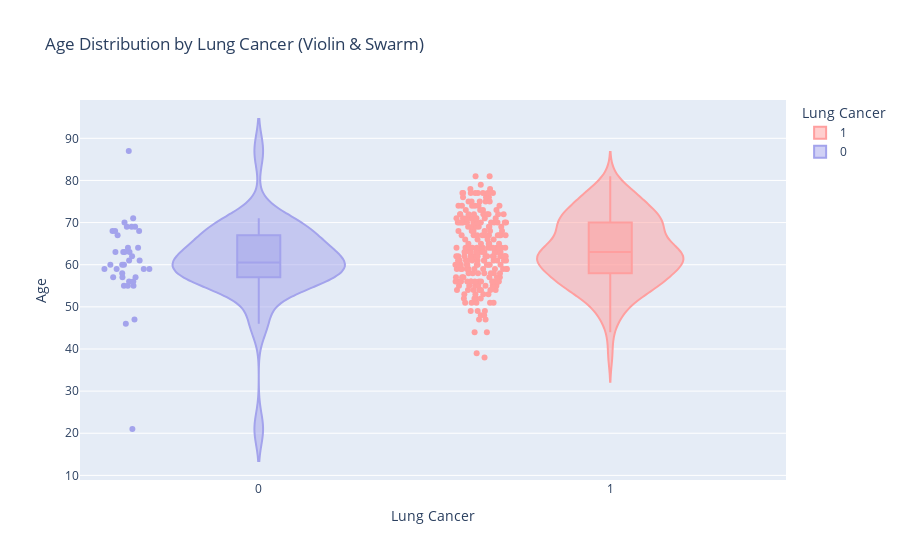

The code cell stored with this chart in its notebook:
### Code cell
plt.figure(figsize=(15,5),dpi=80)
sns.kdeplot(data=data,x='age',hue="lung_cancer",shade=True,common_norm=False,palette=['#ff9f9f','#a3a3ec'])
plt.title('Density Plot of Age by Lung Cancer',fontsize=22)
plt.legend(title='Lung Cancer',loc = 'upper right',labels=['Healthy','Lung Cancer'])
plt.show()
fig = px.violin(data, x='lung_cancer', y='age', box=True, points='all',
                title='Age Distribution by Lung Cancer (Violin & Swarm)',
                color='lung_cancer',
                category_orders={'lung_cancer': ['Yes', 'No']},
                labels={'age': 'Age', 'lung_cancer': 'Lung Cancer'},
                color_discrete_sequence=['#ff9f9f', '#a3a3ec'])
fig.update_layout(
    xaxis_title='Lung Cancer',
    yaxis_title='Age',
    legend_title='Lung Cancer',
    showlegend=True
)

fig.show()

### Figure 1 — Plotly figure (JSON) as saved in the notebook; plotly's stock layout.template omitted (floating-point values rounded to 4 significant figures; data arrays with more than 128 entries replaced by an {"elided": "..."} marker saying what was removed)
{"data": [{"alignmentgroup": "True", "box": {"visible": true}, "hovertemplate": "Lung Cancer=%{x}<br>Age=%{y}<extra></extra>", "legendgroup": "1", "marker": {"color": "#ff9f9f"}, "name": "1", "offsetgroup": "1", "orientation": "v", "points": "all", "scalegroup": "True", "showlegend": true, "x": {"elided": "238 int values"}, "x0": " ", "xaxis": "x", "y": {"elided": "238 int values"}, "y0": " ", "yaxis": "y", "type": "violin"}, {"alignmentgroup": "True", "box": {"visible": true}, "hovertemplate": "Lung Cancer=%{x}<br>Age=%{y}<extra></extra>", "legendgroup": "0", "marker": {"color": "#a3a3ec"}, "name": "0", "offsetgroup": "0", "orientation": "v", "points": "all", "scalegroup": "True", "showlegend": true, "x": [0, 0, 0, 0, 0, 0, 0, 0, 0, 0, 0, 0, 0, 0, 0, 0, 0, 0, 0, 0, 0, 0, 0, 0, 0, 0, 0, 0, 0, 0, 0, 0, 0, 0, 0, 0, 0, 0], "x0": " ", "xaxis": "x", "y": [59, 63, 63, 68, 60, 69, 61, 21, 69, 55, 57, 56, 59, 56, 60, 60, 58, 63, 69, 64, 47, 57, 68, 57, 71, 63, 62, 61, 59, 68, 67, 55, 70, 64, 87, 59, 55, 46], "y0": " ", "yaxis": "y", "type": "violin"}], "layout": {"xaxis": {"anchor": "y", "domain": [0, 1], "title": {"text": "Lung Cancer"}, "categoryorder": "array", "categoryarray": ["Yes", "No", 1, 0]}, "yaxis": {"anchor": "x", "domain": [0, 1], "title": {"text": "Age"}}, "legend": {"title": {"text": "Lung Cancer"}, "tracegroupgap": 0}, "title": {"text": "Age Distribution by Lung Cancer (Violin & Swarm)"}, "violinmode": "overlay", "showlegend": true}}
